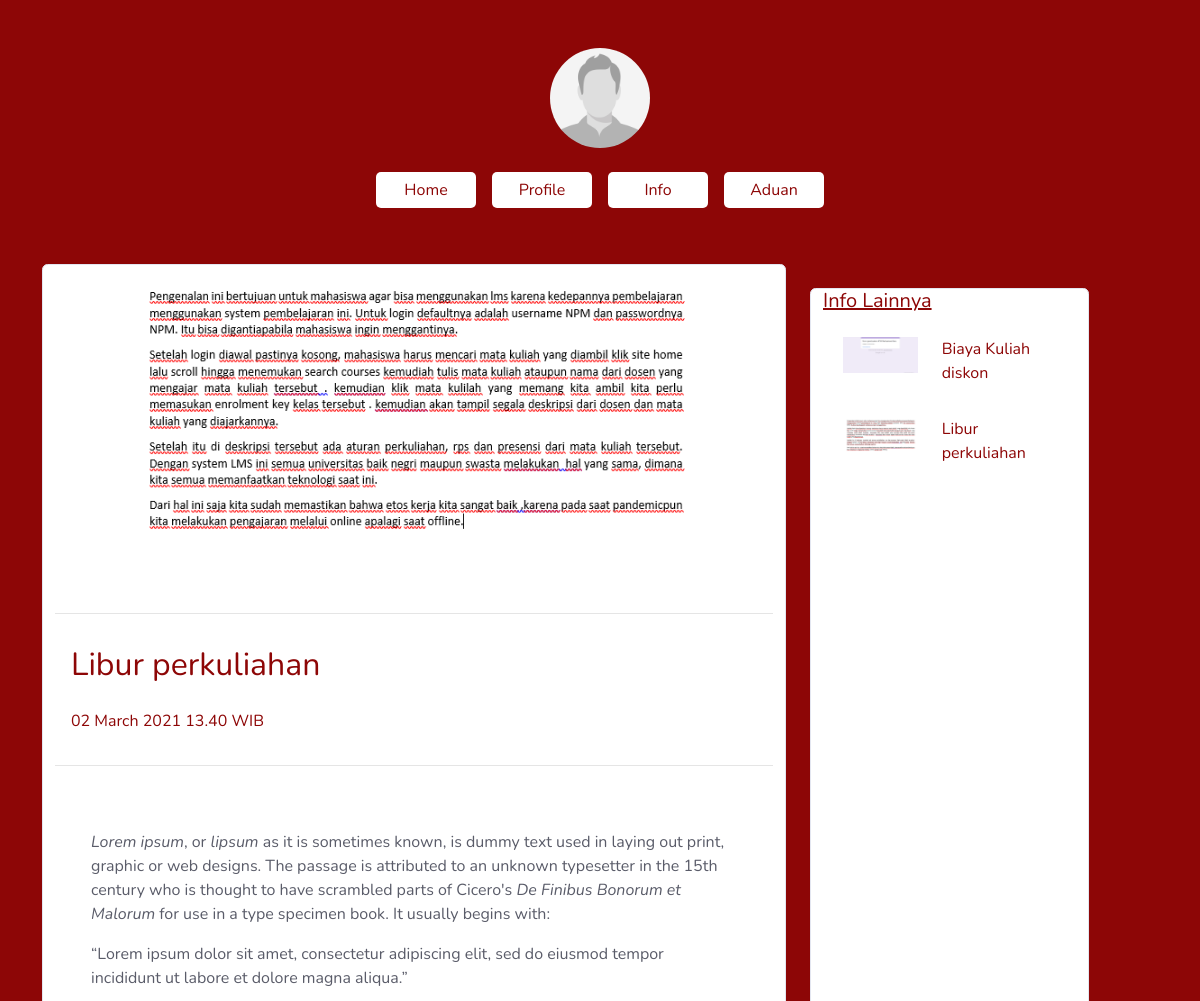
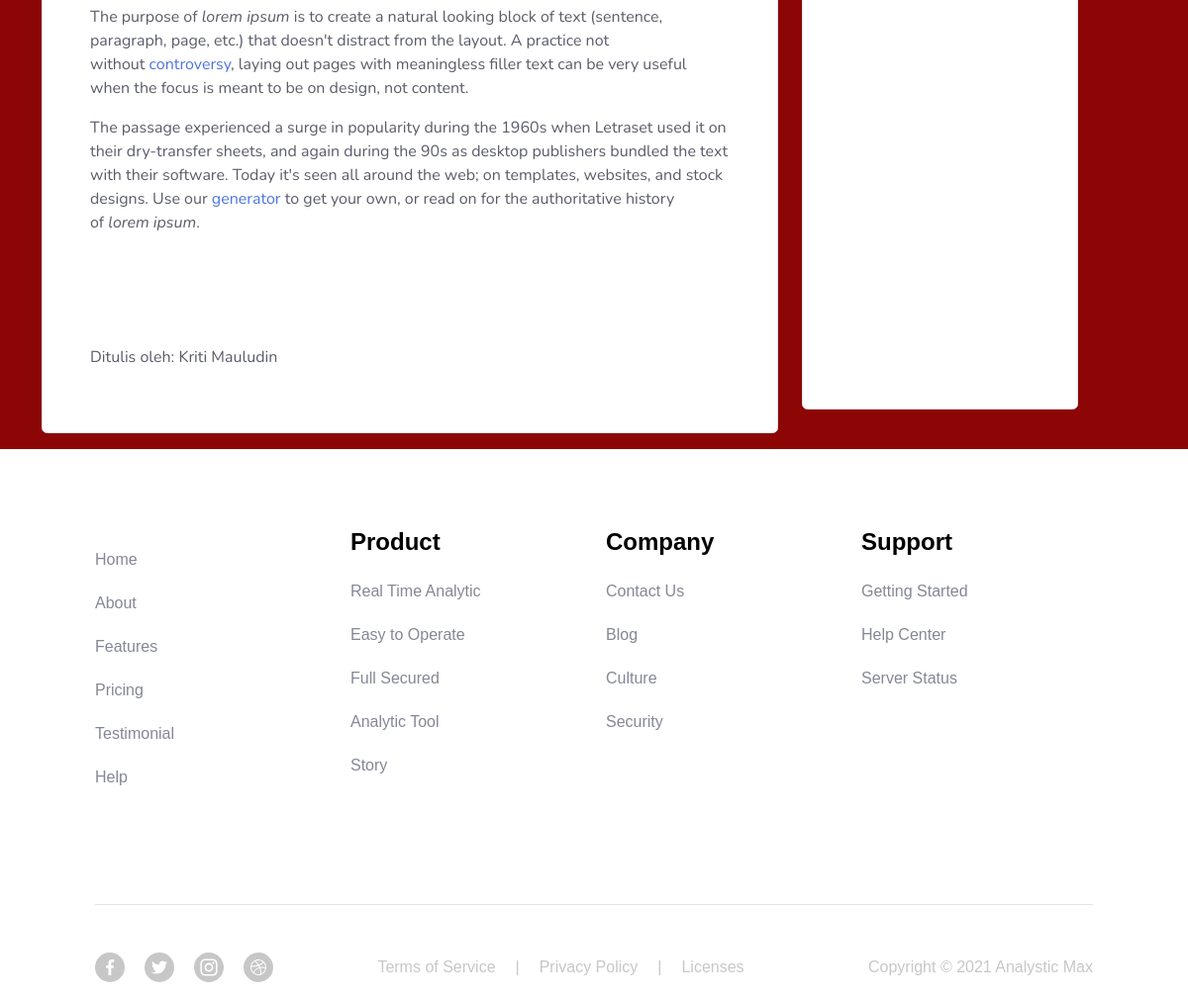
The page /aduan/detail/3 on the database its author committed (2 pictures, top to bottom).
### tables this page shows
CREATE TABLE `data_info` (
  `id` int(11) NOT NULL,
  `judul_info` text NOT NULL,
  `img_info` varchar(255) NOT NULL,
  `isi_info` text NOT NULL,
  `penulis` text NOT NULL,
  `date_created` varchar(255) NOT NULL
);

### application/controllers/Aduan.php (called while the page is built, shortened)
<?php
class Aduan extends CI_Controller
{
    public function __construct()
    {
        $this->load->library('form_validation');
        $this->load->library('pagination');
    }
    public function detail($id)
    {
        $data['title'] = 'Layanan Aduan UNNES';
        $data['detail'] = $this->db->get_where('data_info', ['id' => $id])->row_array();
        $data['infoLain'] = $this->db->get('data_info', 5)->result_array();
        $this->load->view('templates/user_header', $data);
        $this->load->view('templates/user_topbar', $data);
        $this->load->view('aduan/detail', $data);
        $this->load->view('templates/user_footer', $data);
    }
}

### index.php (called while the page is built, shortened)
<?php
require_once BASEPATH.'core/CodeIgniter.php';

### application/views/aduan/detail.php (the view, shortened to what this page needs)
<div class="container pb-3">
    <div class="row">
        <div class="col-lg-8 card ">
            <div class="row mb-3 justify-content-center">
                <img class="" width="80%" src="<?= base_url('assets/img/img_info/') . $detail['img_info'] ?>" alt="Card image cap">
            </div>
            <hr>
            <div class="row m-3">
                <h2 class="text-bem">
                    <?= $detail['judul_info']; ?>
                </h2>
            </div>
            <div class="row ml-3">
                <p class="text-bem"><?= date('d F Y H.i', $detail['date_created']) . ' WIB' ?></p>
            </div>
            <hr>
            <div class="row">
                <div class="text-dark p-5">
                    <?= $detail['isi_info']; ?>
                </div>
            </div>
            <div class="row">
                <p class="text-dark p-5">
                    Ditulis oleh: <?= $detail['penulis']; ?>
                </p>
            </div>
        </div>
        <div class="col-lg-3 m-4 card">
            <h5 class="text-bem mb-3"><u>Info Lainnya</u></h5>
            <?php foreach ($infoLain as $ii) : ?>
                <div class="row m-2">
                    <div class="col-lg-5">
                        <img class="" width="100%" src="<?= base_url('assets/img/img_info/') . $ii['img_info'] ?>" alt="Card image cap">
                    </div>
                    <div class="col-lg-6">
                        <a href="<?= base_url('aduan/detail/') . $ii['id'] ?>">
                            <p class="text-bem">
                                <?= $ii['judul_info']; ?>
                            </p>
                        </a>
                    </div>
                </div>
            <?php endforeach; ?>
        </div>
    </div>
</div>
</div>

### assets/css/bem.css (style rules this page uses)
.text-bem { color: #8d0606; }

### rows shown on the page
data_info: img_info (picture), judul_info "Libur perkuliahan", date_created "02 March 2021 13.40", isi_info "Lorem ipsum , or lipsum as it is sometimes known, is dummy text used in laying out print, graphic or web designs. The passage is attributed to an unknown typesetter in the 15th century who is thought to have scrambled parts of Cicero's De Finibus Bonorum et Malorum for use in a type specimen book. It usually begins with: “Lorem ipsum dolor sit amet, consectetur adipiscing elit, sed do eiusmod tempor incididunt ut labore et dolore magna aliqua.” The purpose of lorem ipsum is to create a natural looking block of text (sentence, paragraph, page, etc.) that doesn't distract from the layout. A practice not without controversy , laying out pages with meaningless filler text can be very useful…", penulis "Kriti Mauludin"
data_info: img_info (picture), judul_info "Biaya Kuliah diskon"
